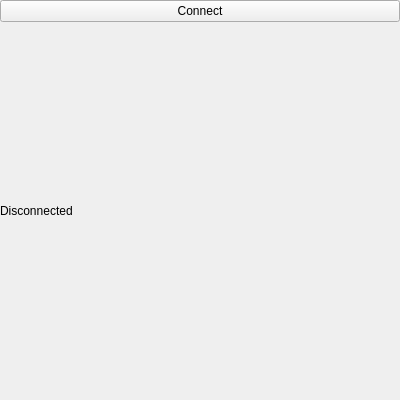
<?xml version="1.0" encoding="UTF-8"?>
<ui version="4.0">
 <class>Debugging</class>
 <widget class="QDockWidget" name="Debugging">
  <property name="geometry">
   <rect>
    <x>0</x>
    <y>0</y>
    <width>400</width>
    <height>400</height>
   </rect>
  </property>
  <property name="sizePolicy">
   <sizepolicy hsizetype="Expanding" vsizetype="Expanding">
    <horstretch>1</horstretch>
    <verstretch>0</verstretch>
   </sizepolicy>
  </property>
  <property name="acceptDrops">
   <bool>true</bool>
  </property>
  <property name="windowTitle">
   <string>Debugging</string>
  </property>
   <widget class="QWidget" name="host">
    <property name="sizePolicy">
        <sizepolicy hsizetype="Expanding" vsizetype="Expanding">
          <horstretch>1</horstretch>
          <verstretch>1</verstretch>
        </sizepolicy>
      </property>
     <layout class="QVBoxLayout" name="layout">
       <property name="spacing">
         <number>0</number>
       </property>
       <property name="leftMargin">
         <number>0</number>
       </property>
       <property name="topMargin">
         <number>0</number>
       </property>
       <property name="rightMargin">
         <number>0</number>
       </property>
       <property name="bottomMargin">
         <number>0</number>
       </property>
       <item>
         <widget class="QPushButton" name="m_connect">
           <property name="text">
             <string>Connect</string>
           </property>
           <property name="sizeHint" stdset="0">
             <size>
               <width>80</width>
               <height>20</height>
             </size>
           </property>
         </widget>
       </item>
       <item>
         <widget class="QLabel" name="m_status">
           <property name="text">
             <string>Disconnected</string>
           </property>
           <property name="sizeHint" stdset="0">
             <size>
               <width>80</width>
               <height>20</height>
             </size>
           </property>
         </widget>
       </item>
       <!--<item>
         <widget class="QToolBar" name="m_debugToolbar">
           <property name="windowTitle">
             <string>Debugging</string>
           </property>
           <property name="iconSize">
             <size>
               <width>32</width>
               <height>32</height>
             </size>
           </property>
           <attribute name="toolBarArea">
             <enum>TopToolBarArea</enum>
           </attribute>
           <attribute name="toolBarBreak">
             <bool>false</bool>
           </attribute>
         </widget>
       </item>-->
     </layout>
   </widget>
 </widget>
  <customwidgets>
  </customwidgets>

  <resources/>
 <connections/>
</ui>
